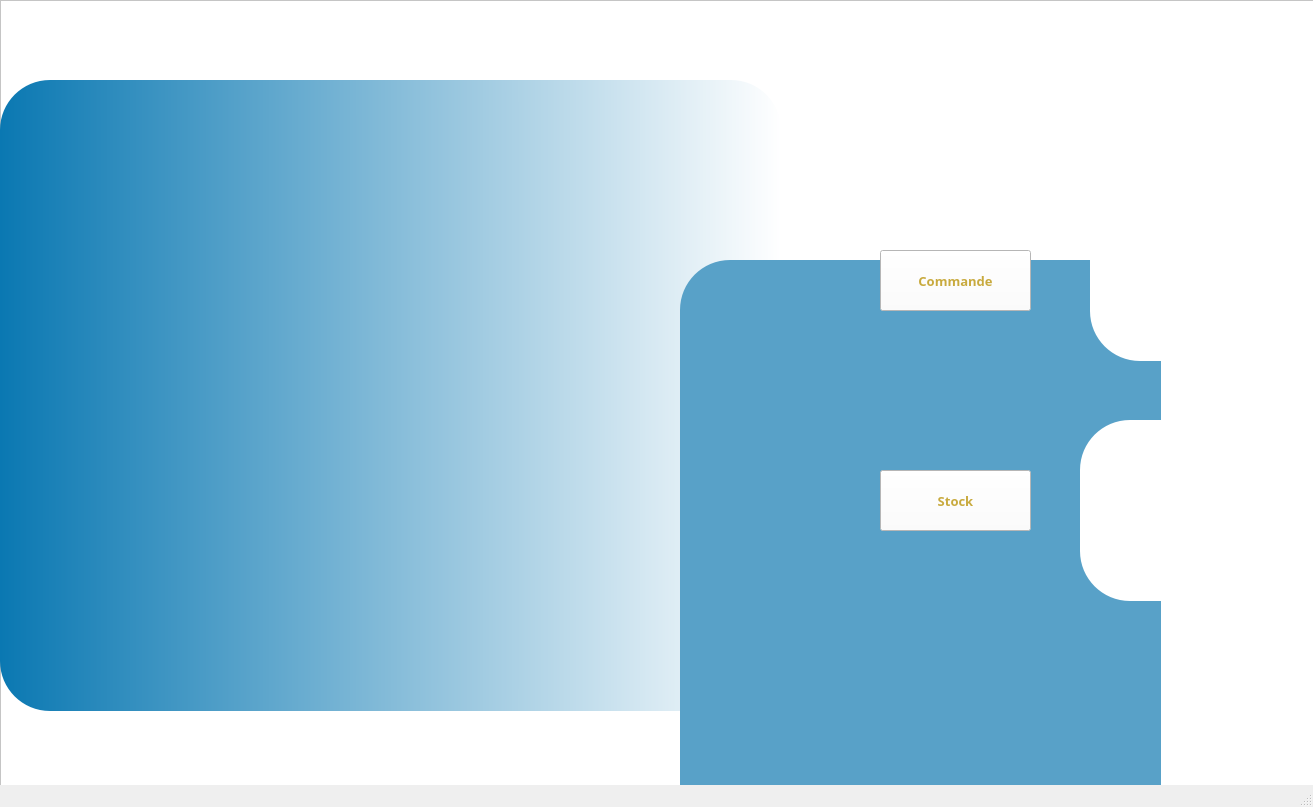
<?xml version="1.0" encoding="UTF-8"?>
<ui version="4.0">
 <class>MainWindow</class>
 <widget class="QMainWindow" name="MainWindow">
  <property name="geometry">
   <rect>
    <x>0</x>
    <y>0</y>
    <width>1313</width>
    <height>807</height>
   </rect>
  </property>
  <property name="windowTitle">
   <string>MainWindow</string>
  </property>
  <widget class="QWidget" name="centralwidget">
   <widget class="QFrame" name="frame">
    <property name="geometry">
     <rect>
      <x>0</x>
      <y>0</y>
      <width>1341</width>
      <height>941</height>
     </rect>
    </property>
    <property name="styleSheet">
     <string notr="true">background-color: rgb(255, 255, 255);</string>
    </property>
    <property name="frameShape">
     <enum>QFrame::StyledPanel</enum>
    </property>
    <property name="frameShadow">
     <enum>QFrame::Raised</enum>
    </property>
    <widget class="QWidget" name="widget" native="true">
     <property name="geometry">
      <rect>
       <x>20</x>
       <y>20</y>
       <width>201</width>
       <height>51</height>
      </rect>
     </property>
     <property name="font">
      <font>
       <pointsize>16</pointsize>
       <weight>50</weight>
       <bold>false</bold>
      </font>
     </property>
     <property name="styleSheet">
      <string notr="true">image: url(:/images/Logo_Maghreb_Steel.jpg);
border-radius:50px;</string>
     </property>
    </widget>
    <widget class="QWidget" name="main1" native="true">
     <property name="geometry">
      <rect>
       <x>0</x>
       <y>80</y>
       <width>781</width>
       <height>631</height>
      </rect>
     </property>
     <property name="minimumSize">
      <size>
       <width>0</width>
       <height>381</height>
      </size>
     </property>
     <property name="font">
      <font>
       <pointsize>17</pointsize>
      </font>
     </property>
     <property name="styleSheet">
      <string notr="true">image: url(:/images/mains.jpeg);
background-color: qlineargradient(spread:pad, x1:0, y1:0, x2:1, y2:0, stop:0 rgba(10, 120, 178, 255), stop:1 rgba(255, 255, 255, 255));
border-radius:50px;</string>
     </property>
    </widget>
    <widget class="QLabel" name="label">
     <property name="geometry">
      <rect>
       <x>680</x>
       <y>260</y>
       <width>481</width>
       <height>631</height>
      </rect>
     </property>
     <property name="styleSheet">
      <string notr="true">background-color: rgb(88, 161, 200);
border-radius:50px;</string>
     </property>
     <property name="text">
      <string/>
     </property>
    </widget>
    <widget class="QTextEdit" name="textEdit_4">
     <property name="geometry">
      <rect>
       <x>1090</x>
       <y>210</y>
       <width>151</width>
       <height>151</height>
      </rect>
     </property>
     <property name="styleSheet">
      <string notr="true">border-image: url(:/images/ccccc.jpg);
border-radius:50px;</string>
     </property>
    </widget>
    <widget class="QTextEdit" name="textEdit_5">
     <property name="geometry">
      <rect>
       <x>1080</x>
       <y>420</y>
       <width>161</width>
       <height>181</height>
      </rect>
     </property>
     <property name="styleSheet">
      <string notr="true">border-image: url(:/images/stock.png);
border-radius:50px;</string>
     </property>
    </widget>
    <widget class="QPushButton" name="pushButton_2">
     <property name="geometry">
      <rect>
       <x>880</x>
       <y>470</y>
       <width>151</width>
       <height>61</height>
      </rect>
     </property>
     <property name="font">
      <font>
       <family>Segoe Print</family>
       <pointsize>10</pointsize>
       <weight>75</weight>
       <bold>true</bold>
      </font>
     </property>
     <property name="styleSheet">
      <string notr="true">color: rgb(200, 170, 62);</string>
     </property>
     <property name="text">
      <string>Stock</string>
     </property>
    </widget>
    <widget class="QPushButton" name="pushButton">
     <property name="geometry">
      <rect>
       <x>880</x>
       <y>250</y>
       <width>151</width>
       <height>61</height>
      </rect>
     </property>
     <property name="font">
      <font>
       <family>Segoe Print</family>
       <pointsize>10</pointsize>
       <weight>75</weight>
       <italic>false</italic>
       <bold>true</bold>
      </font>
     </property>
     <property name="styleSheet">
      <string notr="true">color: rgb(200, 170, 62);</string>
     </property>
     <property name="text">
      <string>Commande</string>
     </property>
    </widget>
   </widget>
  </widget>
  <widget class="QStatusBar" name="statusbar"/>
 </widget>
 <resources>
  <include location="D:/resource.qrc"/>
 </resources>
 <connections/>
</ui>
